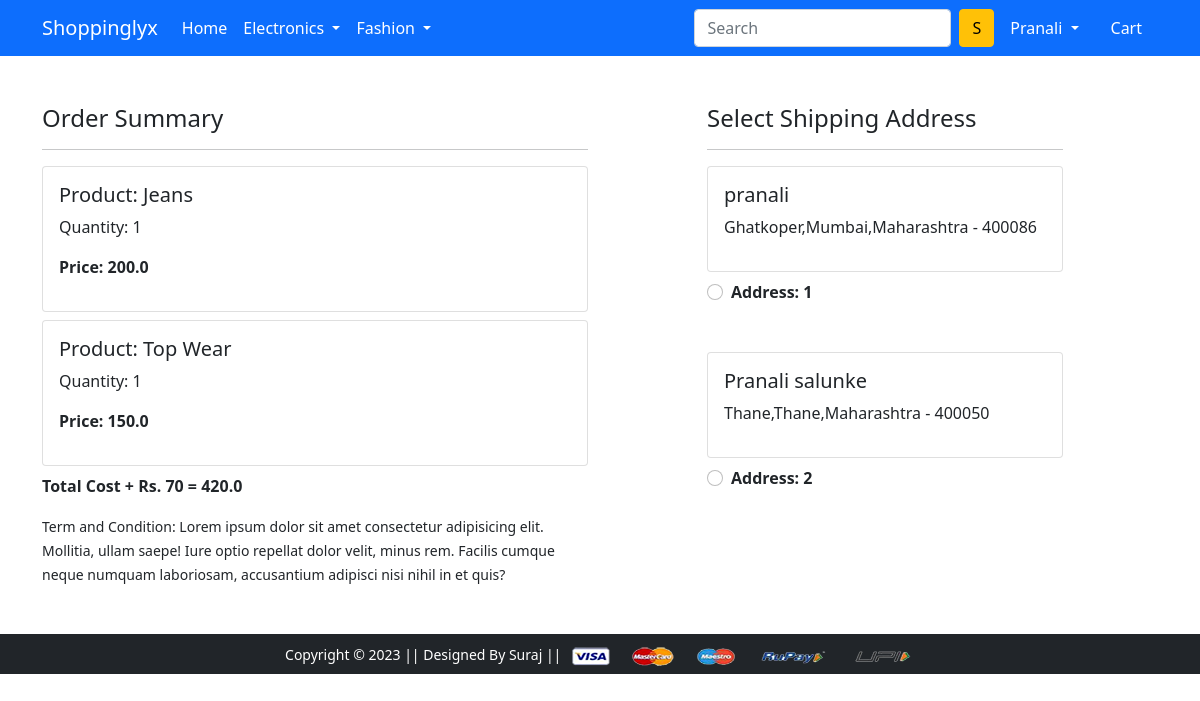
The app's page /checkout/ (signed in) with its own data.
### app/models.py (models this page shows, shortened)
class Cart(models.Model):
    user = models.ForeignKey(User, on_delete=models.CASCADE)
    product = models.ForeignKey(Product, on_delete=models.CASCADE)
    quantity = models.PositiveIntegerField(default=1)
    @property
    def total_cost(self):
     return self.quantity * self.product.discounted_price

class Product(models.Model):
    title = models.CharField(max_length=100)
    selling_price = models.FloatField()
    discounted_price = models.FloatField()
    description = models.TextField()
    brand = models.CharField(max_length=100)
    category = models.CharField(choices=CATEGORY_CHOICES,max_length=2)
    product_image = models.ImageField(upload_to='productimg')

class Customer(models.Model):
    user = models.ForeignKey(User, on_delete=models.CASCADE)
    name = models.CharField(max_length=200)
    locality = models.CharField(max_length=200)
    city = models.CharField(max_length=50)
    zipcode = models.IntegerField()
    state = models.CharField(choices=STATE_CHOICES,max_length=50)

### app/views.py (the view)
# urls.py: path('checkout/', views.checkout, name='checkout'),
@login_required
def checkout(request):
 user = request.user
 add = Customer.objects.filter(user=user)
 cart_items = Cart.objects.filter(user=user)
 amount = 0.0
 shipping_amount = 70.0
 totalamount = 0.0
 cart_product = [p for p in Cart.objects.all() if p.user == request.user]
 if cart_product:
  for p in cart_product:
     tempamount = (p.quantity * p.product.discounted_price)
     amount += tempamount
  totalamount = amount + shipping_amount
 return render(request, 'app/checkout.html', {'add':add, 'totalamount':totalamount,'cart_items':cart_items})

### app/templates/app/checkout.html (shortened to what this page needs)
{% extends 'app/base.html' %}
{% load static %}
{% block main-content %}
<div class="container">
 <div class="row mt-5">
  <div class="col-sm-6">
    <h4>Order Summary</h4>
    <hr>
    {% for item in cart_items %}
      <div class="card mb-2">
        <div class="card-body">
          <h5>Product: {{item.product.title}}</h5>
          <p>Quantity: {{item.quantity}}</p>
          <p class="fw-bold">Price: {{item.total_cost}}</p>
        </div>
      </div>
      {% endfor %}
      <p class="fw-bold">Total Cost + Rs. 70 = {{totalamount}}</p>
    <small>Term and Condition: Lorem ipsum dolor sit amet consectetur adipisicing elit. Mollitia, ullam saepe! Iure optio repellat dolor velit, minus rem. Facilis cumque neque numquam laboriosam, accusantium adipisci nisi nihil in et quis?</small>
  </div>
  <div class="col-sm-4 offset-sm-1">
    <h4>Select Shipping Address</h4>
    <hr>
    <form action="/paymentdone" id="myform">
      {% for ad in add %}
      <div class="card">
        <div class="card-body">
        <h5>{{ad.name}}</h5>
        <p>{{ad.locality}},{{ad.city}},{{ad.state}} - {{ad.zipcode}}</p>
        </div>
      </div>
        <div class="form-check mt-2 mb-5">
          <input class="form-check-input" type="radio" name="custid" id="custadd{{forloop.counter}}" value="{{ad.id}}">
          <label class="form-check-label fw-bold" for="custadd{{forloop.counter}}">
            Address: {{forloop.counter}} </label>
        </div>
        {% endfor %}
      </form>
    </div>
  </div>
</div>
{% endblock main-content %}

### app/templates/app/base.html (shortened to what this page needs)
<!doctype html>
{% load static %}
<html lang="en">
  <head>
    <link href="https://cdn.jsdelivr.net/npm/bootstrap@5.0.0-beta1/dist/css/bootstrap.min.css" rel="stylesheet">
    <link rel="stylesheet" href="{% static 'app/css/owl.carousel.min.css' %}">
    <link rel="stylesheet" href="{% static 'app/css/all.min.css' %}">
    <link rel="stylesheet" href="{% static 'app/css/style.css' %}">
  </head>
  <body>
    <nav class="navbar navbar-expand-lg navbar-dark bg-primary">
     <div class="container">
       <a class="navbar-brand" href="/">Shoppinglyx</a>
       <div class="collapse navbar-collapse" id="navbarSupportedContent">
         <ul class="navbar-nav me-auto mb-2 mb-lg-0">
           <li class="nav-item">
             <a class="nav-link active" aria-current="page" href="/">Home</a>
           </li>
           <li class="nav-item dropdown">
             <a class="nav-link dropdown-toggle text-white" href="#" id="electronicsDropdown" role="button" data-bs-toggle="dropdown" aria-expanded="false">
               Electronics
             </a>
           </li>
           <li class="nav-item dropdown">
             <a class="nav-link dropdown-toggle text-white" href="#" id="fashionDropdown" role="button" data-bs-toggle="dropdown" aria-expanded="false">
               Fashion
             </a>
           </li>
         </ul>
         <form class="d-flex">
           <input class="form-control me-2" type="search" placeholder="Search" aria-label="Search">
           <button class="btn btn-warning" type="submit">S</button>
         </form>
         <div>
          <ul class="navbar-nav me-auto mb-2 mb-lg-0">
          {% if request.user.is_authenticated %}
           <li class="nav-item dropdown mx-2">
              <a class="nav-link dropdown-toggle text-white" href="#" id="profileDropdown" role="button" data-bs-toggle="dropdown" aria-expanded="false">
                {{request.user.username|capfirst}}
              </a>
            </li>
            <li class="nav-item mx-2">
             <a href="{% url 'showcart' %}" class="nav-link text-white"> Cart </a>
            </li>
          {% endif %}
          </ul>
         </div>
       </div>
     </div>
    </nav>
    {% block main-content %} {% endblock main-content %}
    <footer class="container-fluid bg-dark text-center p-2 mt-5">
        <small class="text-white">Copyright &copy; 2023 || Designed By Suraj || </small>
        <img src="{% static 'app/images/payment.png' %}" alt="" srcset="" class="img-fluid" height="2px">
    </footer>
  </body>
</html>

### records on screen
Cart: product "Jeans", quantity "1", total_cost "200.0"
Cart: product "Top Wear", quantity "1", total_cost "150.0"
Customer: name "pranali", locality "Ghatkoper", city "Mumbai", state "Maharashtra", zipcode "400086"
Customer: name "Pranali salunke", locality "Thane", city "Thane", state "Maharashtra", zipcode "400050"

### other values on screen
{{ request.user.username|capfirst }} "Pranali"
{{ totalamount }} "420.0"
